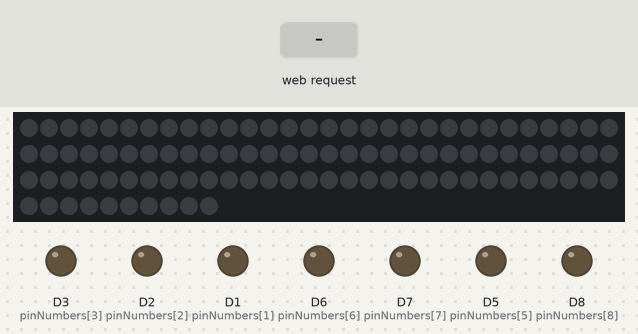
Simulated run of this sketch. Board: ESP8266 (NodeMCU). Shown: 100 RGB LEDs in strip order, left to right, continuing on the next row, output pins drawn as LEDs (lit = HIGH). Inputs (shaded band) come from the test bench. WiFi joins after 1.5 s; servers stay silent unless stated; pins used as bus, display or sensor lines are not drawn; what the sketch prints to the serial monitor is not drawn.

Above: at 2.7 s.
2.8 s: HTTP request GET /rainbow received
At 2.95 s:
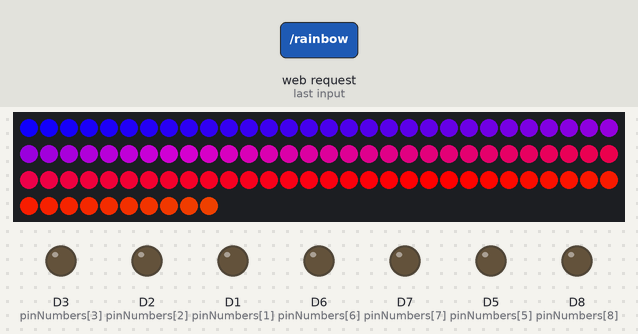
5.2 s: HTTP request GET /togglepins received
At 5.35 s:
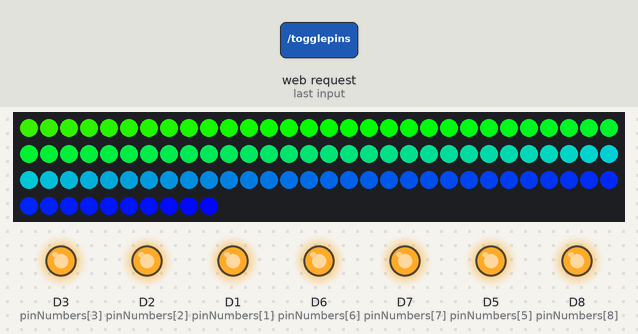
7.6 s: HTTP request GET /rf received
At 7.75 s:
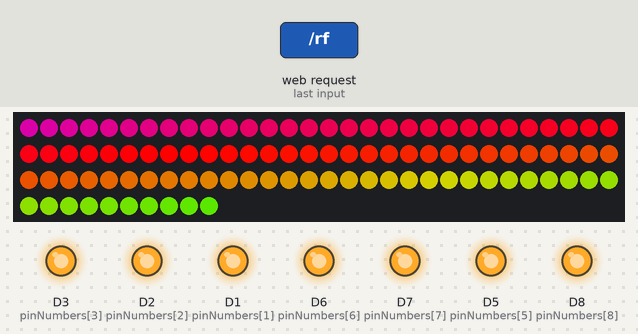
10.0 s: HTTP request GET /rf received
At 10.15 s:
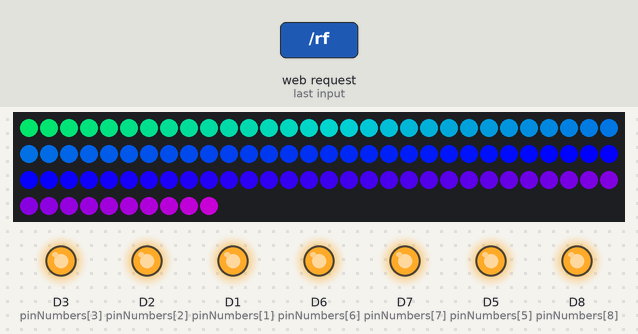
13.0 s: HTTP request GET /wave received
At 13.8 s:
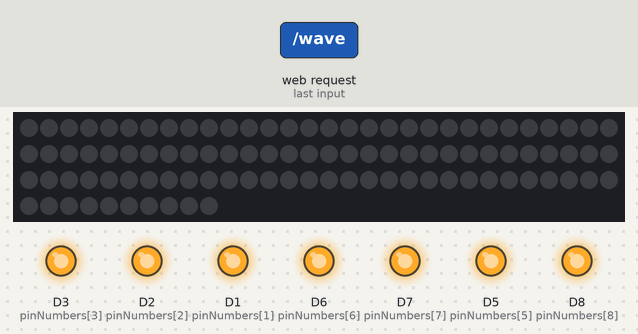
14.5 s: HTTP request GET /rainbow received
At 14.65 s:
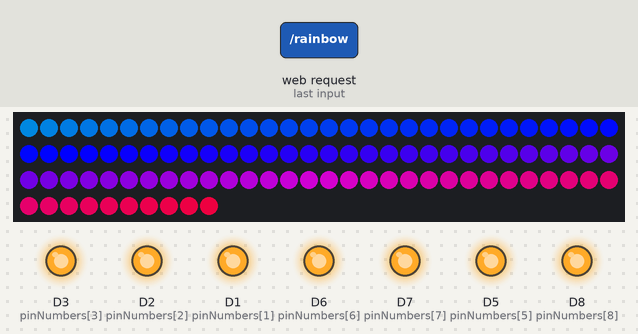
Timing chart, 0 to 17.5 s (numbered marks = the images above; inputs shaded):
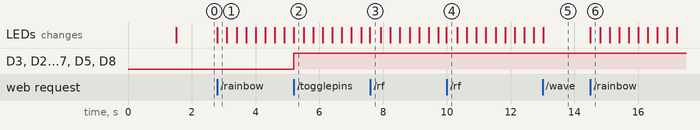

Measured:
- after the input at 2.8 s, the LEDs: change at once (image 1)
- after the input at 5.2 s, D3 (pinNumbers[3]), D2 (pinNumbers[2]), D1 (pinNumbers[1]), D6 (pinNumbers[6]), D7 (pinNumbers[7]), D5 (pinNumbers[5]), D8 (pinNumbers[8]): LOW → HIGH at once
- after the input at 13.0 s, the LEDs: change at once (image 5)
- after the input at 14.5 s, the LEDs: change at once (image 6)

The sketch:

bitluniHomeAutomation.ino
```cpp
// (licence header left out)
#include <ESP8266WiFi.h>
#include <WiFiClient.h>
#include <ESP8266WebServer.h>
#include <ESP8266mDNS.h>

#include <Adafruit_NeoPixel.h>

#include "PinStates.h"
#include "LedStates.h"
#include "Fader.h"
#include "RainbowFunction.h"
#include "SimpleRGBFunction.h"
#include "WaveFunction.h"
#include "RF.h"

const char* ssid = "******";
const char* password = "********";

ESP8266WebServer server(80);

const int LED_PIN = D4;
const int LED_COUNT = 100;

const int RF_OSC = 200;

Adafruit_NeoPixel strip = Adafruit_NeoPixel(LED_COUNT, LED_PIN, NEO_GRB + NEO_KHZ800);

LedStates currentLedStates(strip);
LedStates targetLedStates(strip);
Fader<LedStates> ledFader(currentLedStates, targetLedStates);
PinStates currentPinStates;
PinStates targetPinStates;
Fader<PinStates> pinFader(currentPinStates, targetPinStates);

void handleRoot() {
  String message = "<html><head></head><body style='font-family: sans-serif; font-size: 12px'>Following functions are available:<br><br>";
  message += "<a href='/rainbow?fade=3000'>/rainbow</a> a rainbow animation on LEDs<br>";
  message += "<a href='/wave?r=255&g=32&b=10&fade=5000'>/wave</a> a slow wave animation on LED on base color specified by arguments: r=<0..255> g=<0..255> b=<0..255><br>";
  message += "<a href='/setleds?r=32&g=64&b=32&fade=1000'>/setleds</a> sets LEDs to the color from arguments: r=<0..255> g=<0..255> b=<0..255><br>";
  message += "<a href='/ledsoff?fade=500'>/ledsoff</a> turns off LEDs<br>";
  message += "<a href='/setpins?D1=128&D2=256&D3=512'>/setpins</a> sets to any of the in arguments specified pins (D0..D8) to their PWM values (0..1023). To use them digital: 0=off, 1023=on<br>";
  message += "<a href='/togglepins'>/togglepins</a> inverts all pin values form pins used before.<br>";
  message += "<a href='/rf?D=6&t=200&id=28013&channel=0&on=1'>/rf</a> sends a rf code from arguments: D=<0..8> t=<0..1000> id=<0..1048575> channel=<0..2> on=<0..1>. Dx is the pin, t is the optional signal clock(default is 200, works for me)<br><br>";
  message += "All functions except togglepins and rf support the argument 'fade' which specifies the milliseconds it takes to fade to the new specified state. ...nice blending ;-)<br>";
  message += "<br>Syntax is as follows: http://&ltip>/&ltcommand>?&ltargument1>=&ltvalue1>&&ltargument2>=&ltvalue2>&...<br>";
  message += "You can click on each link to see an example.<br><br>";
  message += "have fun -<a href='http://youtube.com/bitlunislab'>bitluni</a></body></html>";
  server.send(200, "text/html", message);
}

void handleNotFound(){
  String message = "File Not Found\n\n";
  message += "URI: ";
  message += server.uri();
  message += "\nMethod: ";
  message += (server.method() == HTTP_GET)?"GET":"POST";
  message += "\nArguments: ";
  message += server.args();
  message += "\n";
  for (uint8_t i=0; i<server.args(); i++){
    message += " " + server.argName(i) + ": " + server.arg(i) + "\n";
  }
  server.send(404, "text/plain", message);
}

int getArgValue(String name)
{
  for (uint8_t i = 0; i < server.args(); i++)
    if(server.argName(i) == name)
      return server.arg(i).toInt();
  return -1;
}

bool checkFadeAndSetLedFunction(LedFunction *f)
{
  int fade = getArgValue("fade");
  if(fade > -1)
  {
    targetLedStates.setFunction(f);
    ledFader.start(fade);
  }
  else
    currentLedStates.setFunction(f);
}

void handleRf()
{
	const int pinNumbers[] = {D0, D1, D2, D3, D4, D5, D6, D7, D8};
	int pin = getArgValue("D");
	int t = getArgValue("t");
	if(t == -1) t = RF_OSC;
	int id = getArgValue("id");
	int ch = getArgValue("channel");
	int on = getArgValue("on");
	String out = "rf D";
	out += pin;
	out += " ";
	out += t;
	out += " ";
	out += id;
	out += " ";
	out += ch;
	out += " ";
	out += on;
	pinMode(pinNumbers[pin], OUTPUT);
	for(int i = 0; i < 5; i++)
		rfWriteCode(pinNumbers[pin], t, id, (1 << (ch + 1)) | (on > 0? 1: 0));
	server.send(200, "text/plain", out);
}

void setup(void){
  Serial.begin(115200);
  WiFi.begin(ssid, password);
  Serial.println("");

  // Wait for connection
  while (WiFi.status() != WL_CONNECTED) {
    delay(500);
    Serial.print(".");
  }
  Serial.println("");
  Serial.print("Connected to ");
  Serial.println(ssid);
  Serial.print("IP address:");
  Serial.println(WiFi.localIP());

  //find it as http://lights.local
  /*if (MDNS.begin("lights"))
  {
    Serial.println("MDNS responder started");
  }*/

  server.on("/", handleRoot);

  server.on("/rainbow", [](){
    server.send(200, "text/plain", "rainbow");
    checkFadeAndSetLedFunction(new RainbowFunction());
  });

  server.on("/wave", [](){
    server.send(200, "text/plain", "wave");
    WaveFunction *f = new WaveFunction();
    f->init(server);
    checkFadeAndSetLedFunction(f);
  });

  server.on("/setleds", [](){
    server.send(200, "text/plain", "setleds");
    SimpleRGBFunction *f = new SimpleRGBFunction();
    f->init(server);
    checkFadeAndSetLedFunction(f);
  });

  server.on("/ledsoff", [](){
    server.send(200, "text/plain", "ledsoff");
    checkFadeAndSetLedFunction(new SimpleRGBFunction());
  });

  server.on("/togglepins", [](){
    server.send(200, "text/plain", "togglepins");
    currentPinStates.toggle();
    currentPinStates.commit();
  });

  server.on("/setpins", [](){
    server.send(200, "text/plain", "setpins");
    int fade = getArgValue("fade");
    if(fade > -1)
    {
      targetPinStates.loadValues(server);
      pinFader.start(fade);
    }
    else
    {
      currentPinStates.loadValues(server);
      currentPinStates.commit();
    }
  });

  server.on("/pinsoff", [](){
    server.send(200, "text/plain", "pinsoff");
    currentPinStates.setAllTo(0);
    currentPinStates.commit();
  });

  server.on("/rf", handleRf);

  server.onNotFound(handleNotFound);

  server.begin();
  Serial.println("HTTP server started");

  strip.begin();
  strip.show(); // Initialize all pixels to 'off'
}

void loop(void)
{
  server.handleClient();
  //MDNS.update();
  currentLedStates.render();
  if(ledFader.active)
    targetLedStates.render();
  if(!ledFader.fade())
    currentLedStates.commit();
  pinFader.fade();
}
```
